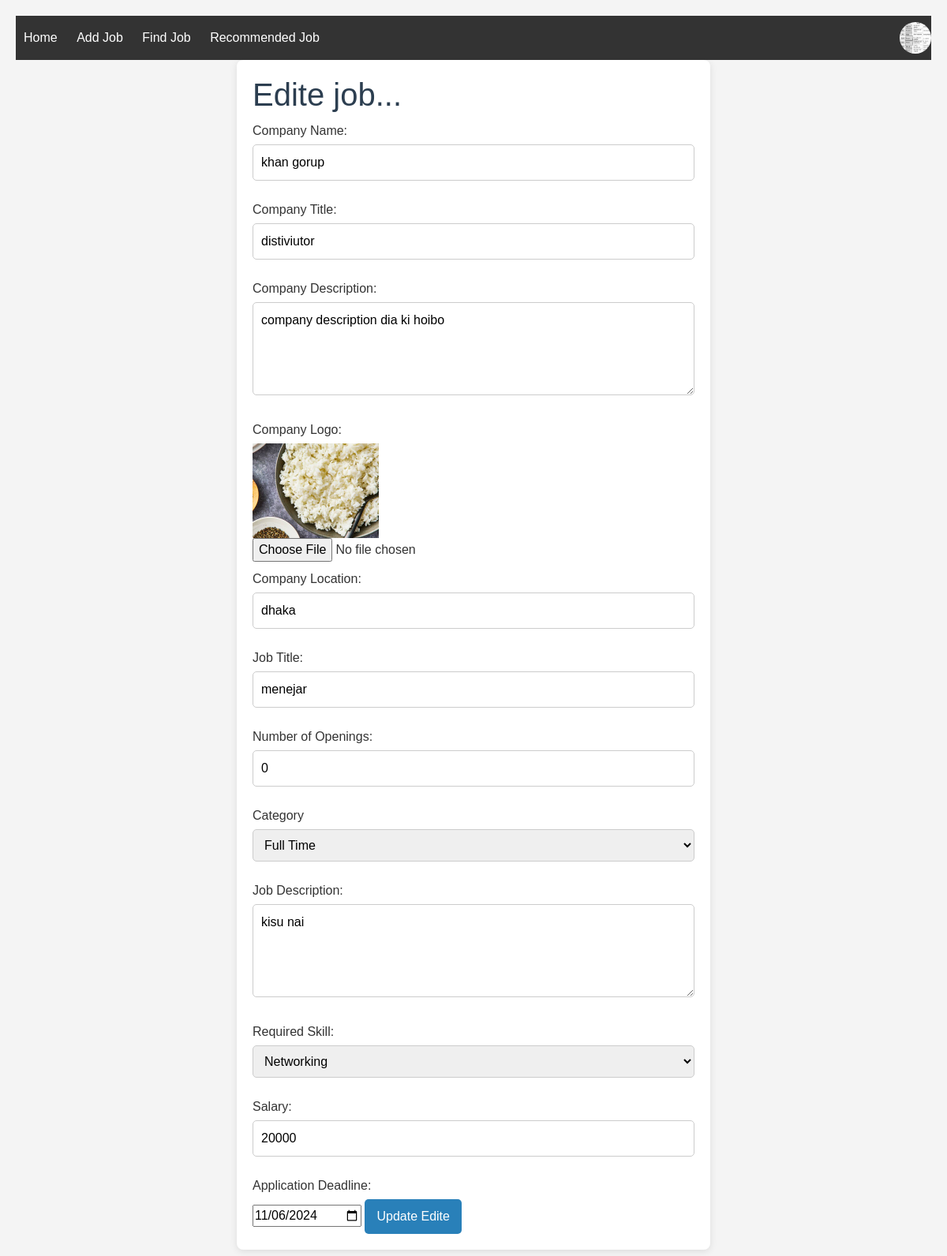
/editeJob/6 (signed in), run on the app's committed database.
### app/models.py (models this page shows, shortened)
class CustomUserModel(AbstractUser):
    TYPE=[
        ("recruiters","Recruiters"),
        ("jobseekers","Jobseekers")
    ]
    UserType=models.CharField(choices=TYPE,max_length=10,null=True)
    DisplyName=models.CharField(max_length=100,null=True)
    Bio=models.TextField(max_length=300,null=True)
    ContractNumber=models.PositiveIntegerField(null=True)
    WebLink=models.URLField(null=True)
    Photo=models.ImageField(upload_to="static/Midea/UserPhoto",null=True)

class CreateJobModel(models.Model):
    Job_Type=[
        ("full_time","Full Time"),
        ("part_time","Part Time")
    ]
    SKILLS = [
        ("programming", "Programming"),
        ("networking", "Networking"),
        ("hardware", "Hardware"),
    ]
    user=models.ForeignKey(CustomUserModel,on_delete=models.CASCADE,null=True)
    com_name = models.CharField(max_length=255,null=True)
    com_title = models.CharField(max_length=255,null=True)
    com_description = models.TextField(null=True)
    com_logo = models.ImageField(upload_to='static/Midea/company_logos',null=True)
    com_location = models.CharField(max_length=255,null=True)
    job_title = models.CharField(max_length=255,null=True)
    num_openings = models.PositiveIntegerField(null=True)
    Category = models.CharField(choices=Job_Type,max_length=255,null=True)
    job_description = models.TextField(null=True)
    skills = models.CharField(choices=SKILLS,max_length=200,null=True)
    salary = models.CharField(max_length=100,null=True)  # Consider using DecimalField for precise salary values
    deadline = models.DateField(null=True)

### project/views.py (the view)
# urls.py: path('editeJob/<int:job_id>',editeJob,name="editeJob"),
@login_required
def editeJob(req,job_id):
    data=CreateJobModel.objects.get(id=job_id)
    carent_user=req.user
    if carent_user.UserType == "recruiters":
        if req.method == "POST":
            carent_user = req.user
            job_id=req.POST.get("job_id")
            company_name=req.POST.get("company_name")
            company_title=req.POST.get("company_title")
            company_description=req.POST.get("company_description")
            if req.FILES.get("company_logo"):
                company_logo=req.FILES.get("company_logo")
            else:
                company_logo=data.com_logo
            company_location=req.POST.get("company_location")
            job_title=req.POST.get("job_title")
            num_openings=req.POST.get("num_openings")
            category=req.POST.get("category")
            job_description=req.POST.get("job_description")
            skill=req.POST.get("skill")
            salary=req.POST.get("salary")
            deadline=req.POST.get("deadline")
            data=CreateJobModel(
                id=job_id,
                user = carent_user,
                com_name=company_name,
                com_title=company_title,
                com_description=company_description,
                com_logo=company_logo,
                com_location=company_location,
                job_title=job_title,
                num_openings=num_openings,
                Category=category,
                job_description=job_description,
                skills=skill,
                salary=salary,
                deadline=deadline,
            )
            data.save()
            return redirect("allPost")
    return render(req,"content/editeJob.html",{"data":data})

### template/content/editeJob.html (shortened to what this page needs)
{% extends "include/m.html" %}
{% block body %}
<!DOCTYPE html>
<html lang="en">
<head>
    <link rel="stylesheet" href="/static/createjobPage.css">
</head>
<body>
    <div class="job-form">
        <h1>Edite job...</h1>
        <form action="" method="POST" enctype="multipart/form-data">
            <label for="company-name">Company Name:</label>
            <input type="text" id="company-name" name="company_name"  value="{{data.com_name}}" required>
            <label for="company-title">Company Title:</label>
            <input type="text" id="company-title" name="company_title"  value="{{data.com_title}}" required>
            <label for="company-description">Company Description:</label>
            <textarea id="company-description" name="company_description" rows="4"  value="" required>{{data.com_description}}</textarea>
            <label for="company-logo">Company Logo:</label>
            <img src="/{{data.com_logo}}" alt="company logo" height="120"><br>
            <input type="file" id="company-logo" name="company_logo">
            <label for="company-location">Company Location:</label>
            <input type="text" id="company-location" name="company_location"  value="{{data.com_location}}" required>
            <label for="job-title">Job Title:</label>
            <input type="text" id="job-title" name="job_title"  value="{{data.job_title}}" required>
            <label for="num-openings">Number of Openings:</label>
            <input type="number" id="num-openings" name="num_openings"  value="{{data.num_openings}}" required>
            <label for="category">Category</label>
            <select type="text" name="category" required>
                <option value="{{data.Category}}" selected>
                    {% if data.Category == 'full_time' %}
                    Full Time
                    {% elif data.Category == 'part_time' %}
                    Part Time
                    {% endif %}
                </option>
            </select>
            <label for="job-description">Job Description:</label>
            <textarea id="job-description" name="job_description" rows="4"  value="" required>{{data.job_description}}</textarea>
            <label for="qualifications">Required Skill:</label>
                <select id="skills" name="skill" required>
                    <option value="{{ data.skills }}" selected >
                        {% if data.skills == "programming" %}
                        Programming
                        {% elif data.skills == "networking" %}
                        Networking
                        {% elif data.skills == "hardware" %}
                        Hardware
                        {% endif %}
                    </option>
                </select>
            <label for="salary">Salary:</label>
            <input type="text" id="salary" name="salary"  value="{{data.salary}}" required>
            <label for="deadline">Application Deadline:</label>
            <input type="date" id="deadline" name="deadline"  value="{{data.deadline|date:'Y-m-d'}}" required>
            <button type="submit" class="btn">Update Edite</button>
        </form>
    </div>
</body>
</html>
{% endblock body %}

### template/include/navber.html (shortened to what this page needs)
<nav class="navbar">
    <div class="navbar-left">
        <a href="{% url "homePage" %}">Home</a>
        <a href="{% url 'addJobPage' %}">Add Job</a>
        <a href="{% url 'findjobPage' %}">Find Job</a>
        <a href="{% url 'recommendedPage' %}">Recommended Job</a>
    </div>
    <div class="navbar-right">
        {% if user.is_authenticated %}
        <div class="user-dropdown">
            <img src="/{{user.Photo}}" alt="{{user.DisplyName}}">
        </div>
        {% else %}
        <a href="loginPage">Login</a>
        {% endif %}
    </div>
</nav>

### static/m.css (style rules this page uses)
body { font-family: Arial, sans-serif; margin: 0; padding: 0; }
.navbar { display: flex; justify-content: space-between; align-items: center; background-color: #333; padding: 10px 20px; }
.navbar a { color: white; text-decoration: none; margin: 0 10px; }
.navbar-right { display: flex; align-items: center; }
.user-dropdown { position: relative; display: inline-block; }
.user-dropdown img { width: 40px; height: 40px; border-radius: 50%; cursor: pointer; }

### static/createjobPage.css (style rules this page uses)
body { font-family: Arial, sans-serif; background-color: #f4f4f4; color: #333; margin: 0; padding: 20px; }
.job-form { background: white; border-radius: 8px; box-shadow: 0 2px 10px rgba(0, 0, 0, 0.1); padding: 20px; max-width: 600px; margin: auto; }
h1 { color: #2c3e50; }
label { display: block; margin: 10px 0 5px; }
input[type="text"], input[type="number"], input[type="url"], textarea, select { width: 100%; padding: 10px; margin-bottom: 15px; border: 1px solid #ccc; border-radius: 5px; }
textarea { resize: vertical; }
.btn { display: inline-block; background-color: #2980b9; color: white; border: none; border-radius: 5px; padding: 10px 15px; cursor: pointer; }

### data on the page
CustomUserModel: Photo (picture)
CreateJobModel: company_name "khan gorup", company_title "distiviutor", company_description "company description dia ki hoibo", com_logo (picture), company_location "dhaka", job_title "menejar", num_openings "0", category "Full Time", job_description "kisu nai", skill "Networking", salary "20000", deadline "11/06/2024"
